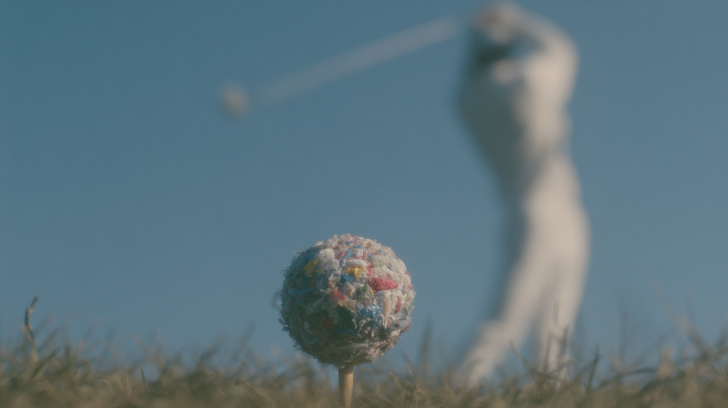
#> input picture 03_prompt模板库/02_案例复盘/assets/2026-05-18_垃圾高尔夫球_原图.png, 1456 x 816 px (shown at 1/2 size)
$ python -i make_covers.py   (imports and definitions only)
#> lines starting #> are read from the running program, lines starting #| are printed output that depends on the picture
# -*- coding: utf-8 -*-
"""
make_covers.py -- 按「对标·背景迭代」版式，把真实场景照片批量合成 960x600 大字封面。

版式来源：对标 65 张封面的量化结果（见 references/对标版式解析.md）
  · 画布 960x600（16:10，B 站封面）
  · 2-3 行超粗黑体，霓虹色 hero 行 + 白色 sub 行
  · 黑色厚描边 ≈ 0.075 × 字号（可读性的命根子）
  · 最长行撑到画面宽 84%，短行用字距（tracking）补齐
  · 文字块位置自动避开背景繁忙区

用法：
  python make_covers.py --topics topics.json --material 01_素材 --out 02_封面
  python make_covers.py --topics topics.json --material 01_素材 --out 02_封面 --variants 5
  python make_covers.py --topics topics.json --bg 某张图.jpg --out 02_封面   # 单图快速试排
"""
import argparse
import json
import os
import random
import sys

import numpy as np
from PIL import Image, ImageDraw, ImageFilter, ImageFont

# ---------------------------------------------------------------- 常量

W, H = 960, 600          # 输出尺寸（16:10）
SS = 2                   # 超采样倍数，描边和曲线更顺滑
SIDE_MARGIN = 0.08       # 左右安全边距（占画面宽）
FILL_HERO = 0.84         # hero 行目标宽度占比
FILL_SUB = 0.72          # sub 行目标宽度占比
STROKE_RATIO = 0.075     # 描边宽度 / 字号

FONT_CANDIDATES = [
    (r"C:\Windows\Fonts\NotoSansSC-VF.ttf", "Black"),
    (r"C:\Windows\Fonts\msyhbd.ttc", None),
    (r"C:\Windows\Fonts\simhei.ttf", None),
    ("/usr/share/fonts/opentype/noto/NotoSansCJKsc-Black.otf", None),
]

# 霓虹色板，取自对标图逐像素采样
PALETTES = {
    "yellow":  {"hero": (250, 255, 0),   "sub": (255, 255, 255)},
    "green":   {"hero": (0, 255, 25),    "sub": (255, 255, 255)},
    "cyan":    {"hero": (26, 255, 235),  "sub": (255, 255, 255)},
    "magenta": {"hero": (255, 0, 192),   "sub": (255, 255, 255)},
    "red":     {"hero": (255, 20, 20),   "sub": (255, 255, 255)},
    "blue":    {"hero": (48, 160, 245),  "sub": (255, 255, 255)},
    "orange":  {"hero": (255, 156, 0),   "sub": (255, 255, 255)},
    # 反转版：hero 用白，sub 用霓虹（对标 7.x 那类）
    "green_inv": {"hero": (255, 255, 255), "sub": (0, 255, 25)},
}
STROKE_COLOR = (0, 0, 0)
BLOCK_COLOR = (255, 156, 0)   # 橙色底块（对标 1.x）

IMG_EXT = (".jpg", ".jpeg", ".png", ".webp", ".bmp")


# ---------------------------------------------------------------- 字体

_font_cache = {}


# [45 lines left out: functions load_font, text_width, fit_font_size, not called in this run]


# ---------------------------------------------------------------- 背景

def load_background(path):
    """读图 → 等比缩放 → 居中裁到 16:10 → 放大到超采样尺寸。"""
    im = Image.open(path).convert("RGB")
#> im is the input picture: PIL image 1456x816 RGB; mean R, G, B 93.5, 116.7, 126.4
    tw, th = W * SS, H * SS
    scale = max(tw / im.width, th / im.height)
#> scale = 1.47
    im = im.resize((max(tw, int(im.width * scale)), max(th, int(im.height * scale))),
                   Image.LANCZOS)
#> im: PIL image 2141x1200 RGB
    x0 = (im.width - tw) // 2
#> x0 = 110
    y0 = (im.height - th) // 2
#> y0 = 0
    return im.crop((x0, y0, x0 + tw, y0 + th))
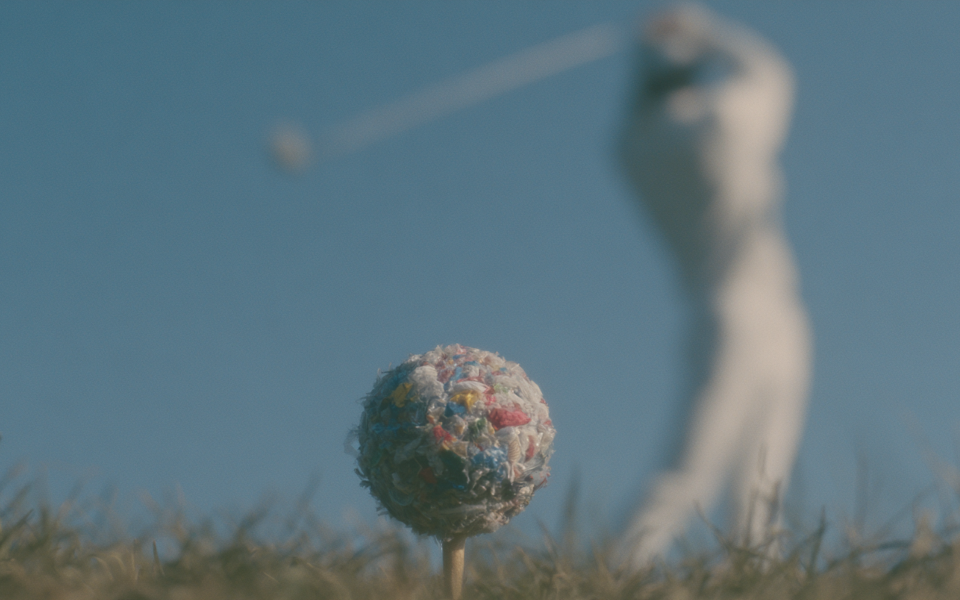
#> returned value: PIL image 1920x1200 RGB (shown at 1/2 size); mean R, G, B 94, 116.8, 126.3


# [290 lines left out: functions busyness_profile, pick_band, band_stats, layout_lines, draw_tracked, soft_scrim and 3 more, not called in this run]


# [2 lines not run here, left out]

>>> result = load_background('../../03_prompt模板库/02_案例复盘/assets/2026-05-18_垃圾高尔夫球_原图.png')

$ run again, on 03_prompt模板库/02_案例复盘/assets/2026-05-19_松果手榴弹_原图.png
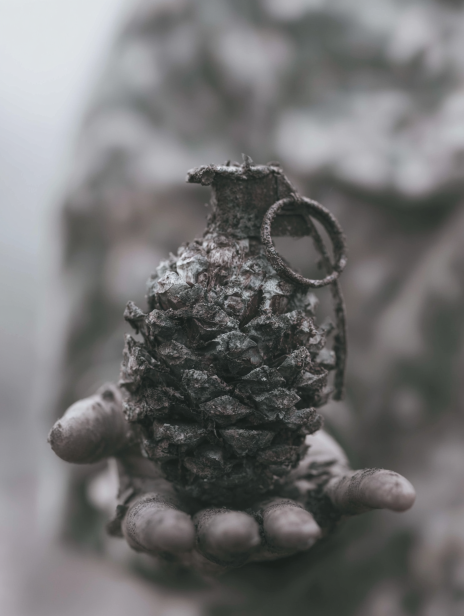
#> input picture 03_prompt模板库/02_案例复盘/assets/2026-05-19_松果手榴弹_原图.png, 928 x 1232 px (shown at 1/2 size)
#> in load_background, im is the input picture: PIL image 928x1232 RGB; mean R, G, B 112.9, 112.5, 112.8
#> im: PIL image 1920x2548 RGB
#> in load_background, `return im.crop((x0, y0, x0 + tw, y0 + th))`:
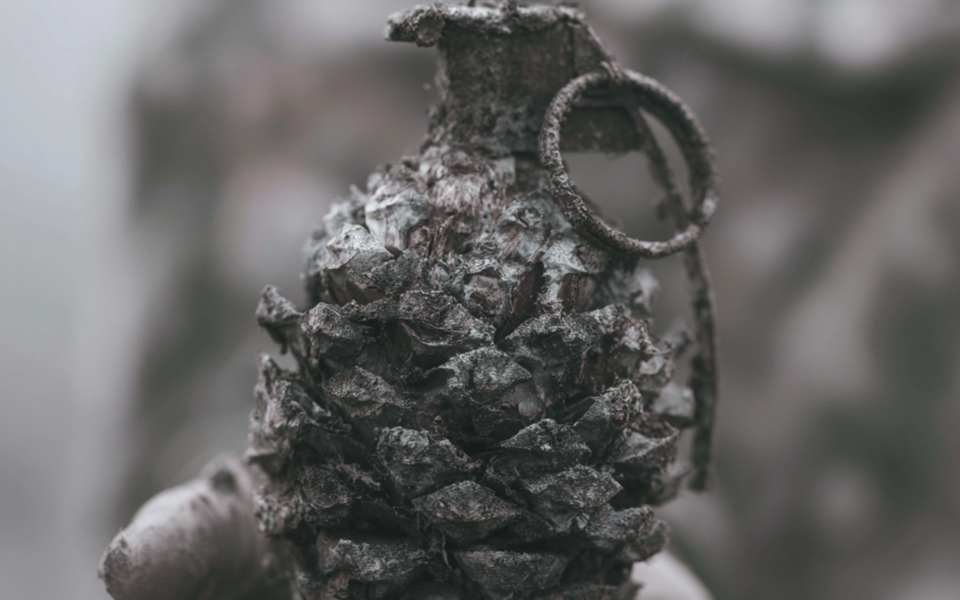
#> returned value: PIL image 1920x1200 RGB (shown at 1/2 size); mean R, G, B 100.9, 100.4, 99.9
